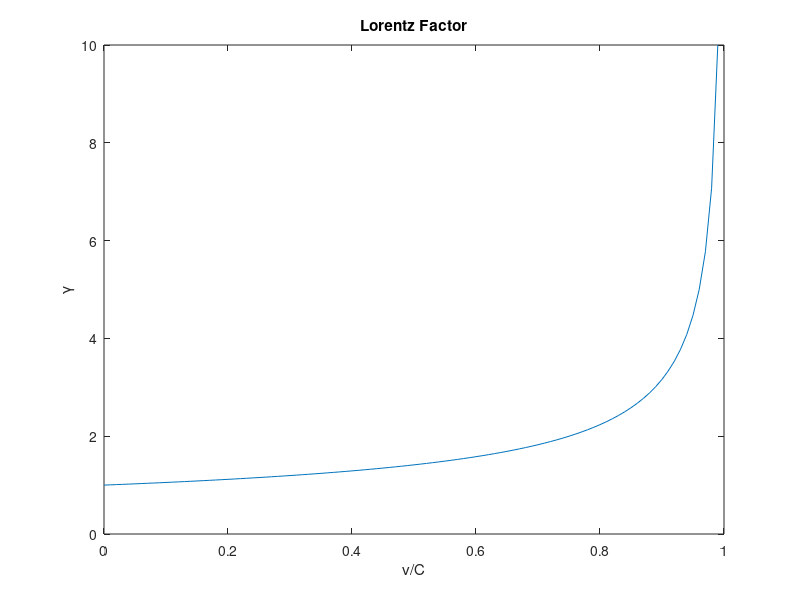

Write MATLAB code to recreate this figure.
function [] = lorentzFactor()
% function [] = lorentzFactor()
v = linspace(0,.99,100);
gamma = 1./sqrt(1 - v);
figure();
plot(v,gamma);
yLabel = sprintf('\\gamma');
xlabel('v/C'); ylabel(yLabel);
title('Lorentz Factor');
end
